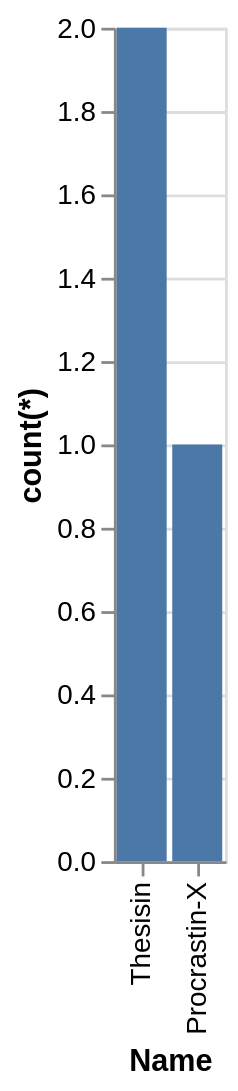

Specify this chart in Vega-Lite:
### Vega-Lite specification from a JSON file in a GitHub repository (floating-point values rounded to 4 significant figures)
{"data": {"values": [{"x_data": "Thesisin", "y_data": 2}, {"x_data": "Procrastin-X", "y_data": 1}]}, "mark": "bar", "encoding": {"x": {"field": "x_data", "type": "nominal", "title": "Name", "sort": "descending"}, "y": {"field": "y_data", "type": "quantitative", "title": "count(*)"}}}
